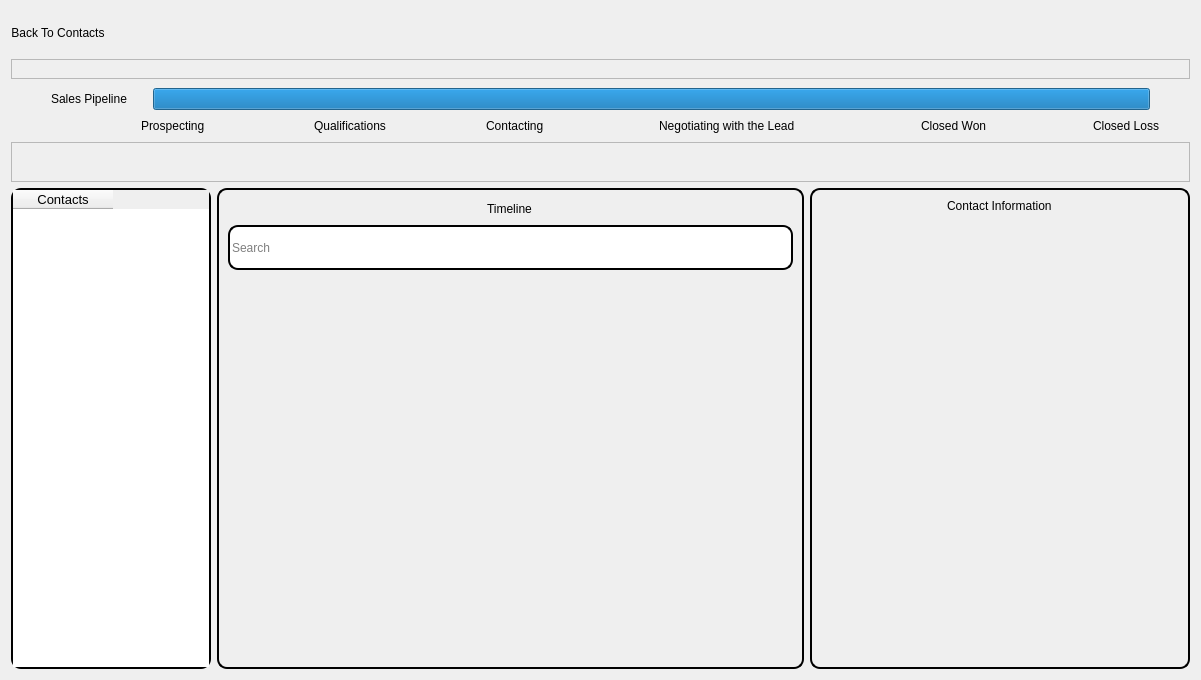
<?xml version="1.0" encoding="UTF-8"?>
<ui version="4.0">
 <class>contacts4</class>
 <widget class="QWidget" name="contacts4">
  <property name="geometry">
   <rect>
    <x>0</x>
    <y>0</y>
    <width>1201</width>
    <height>680</height>
   </rect>
  </property>
  <property name="windowTitle">
   <string>Form</string>
  </property>
  <layout class="QGridLayout" name="gridLayout_4">
   <item row="0" column="0">
    <layout class="QGridLayout" name="gridLayout">
     <item row="0" column="0">
      <spacer name="verticalSpacer_4">
       <property name="orientation">
        <enum>Qt::Orientation::Vertical</enum>
       </property>
       <property name="sizeHint" stdset="0">
        <size>
         <width>20</width>
         <height>40</height>
        </size>
       </property>
      </spacer>
     </item>
     <item row="7" column="0">
      <spacer name="verticalSpacer_2">
       <property name="orientation">
        <enum>Qt::Orientation::Vertical</enum>
       </property>
       <property name="sizeType">
        <enum>QSizePolicy::Policy::Expanding</enum>
       </property>
       <property name="sizeHint" stdset="0">
        <size>
         <width>20</width>
         <height>20</height>
        </size>
       </property>
      </spacer>
     </item>
     <item row="9" column="0">
      <layout class="QHBoxLayout" name="horizontalLayout_11">
       <item>
        <widget class="QTableWidget" name="tableWidget_tbl">
         <property name="maximumSize">
          <size>
           <width>200</width>
           <height>16777215</height>
          </size>
         </property>
         <property name="styleSheet">
          <string notr="true">QTableWidget{
	border: 2px solid black;
	border-radius: 10px;
}</string>
         </property>
         <column>
          <property name="text">
           <string>Contacts</string>
          </property>
          <property name="font">
           <font>
            <pointsize>10</pointsize>
           </font>
          </property>
         </column>
        </widget>
       </item>
       <item>
        <widget class="QFrame" name="timeline_7">
         <property name="sizePolicy">
          <sizepolicy hsizetype="Expanding" vsizetype="Expanding">
           <horstretch>0</horstretch>
           <verstretch>0</verstretch>
          </sizepolicy>
         </property>
         <property name="styleSheet">
          <string notr="true">QFrame {
	border: 2px solid black;
    border-radius: 10px;
}</string>
         </property>
         <property name="frameShape">
          <enum>QFrame::Shape::StyledPanel</enum>
         </property>
         <property name="frameShadow">
          <enum>QFrame::Shadow::Raised</enum>
         </property>
         <layout class="QGridLayout" name="gridLayout_3">
          <item row="3" column="1">
           <spacer name="verticalSpacer_5">
            <property name="orientation">
             <enum>Qt::Orientation::Vertical</enum>
            </property>
            <property name="sizeType">
             <enum>QSizePolicy::Policy::Maximum</enum>
            </property>
            <property name="sizeHint" stdset="0">
             <size>
              <width>20</width>
              <height>400</height>
             </size>
            </property>
           </spacer>
          </item>
          <item row="2" column="1">
           <widget class="QLineEdit" name="search_9">
            <property name="minimumSize">
             <size>
              <width>0</width>
              <height>45</height>
             </size>
            </property>
            <property name="styleSheet">
             <string notr="true">QLineEdit{
	border: 2px solid black;
    border-radius: 10px;
}
</string>
            </property>
            <property name="placeholderText">
             <string>Search</string>
            </property>
           </widget>
          </item>
          <item row="4" column="1">
           <layout class="QHBoxLayout" name="horizontalLayout_45">
            <item>
             <widget class="QPushButton" name="edit_btn">
              <property name="styleSheet">
               <string notr="true">QPushButton{
	background: transparent;
	border: none;
}</string>
              </property>
              <property name="text">
               <string/>
              </property>
              <property name="icon">
               <iconset>
                <normaloff>:/Resources/black_edit.png</normaloff>
                <normalon>:/Resources/white_edit.png</normalon>:/Resources/black_edit.png</iconset>
              </property>
             </widget>
            </item>
            <item>
             <spacer name="horizontalSpacer_49">
              <property name="orientation">
               <enum>Qt::Orientation::Horizontal</enum>
              </property>
              <property name="sizeHint" stdset="0">
               <size>
                <width>40</width>
                <height>20</height>
               </size>
              </property>
             </spacer>
            </item>
            <item>
             <widget class="QPushButton" name="link_btn">
              <property name="styleSheet">
               <string notr="true">QPushButton{
	background: transparent;
	border: none;
}</string>
              </property>
              <property name="text">
               <string/>
              </property>
              <property name="icon">
               <iconset>
                <normaloff>:/Resources/black_link.png</normaloff>
                <normalon>:/Resources/white_link.png</normalon>:/Resources/black_link.png</iconset>
              </property>
             </widget>
            </item>
            <item>
             <widget class="QPushButton" name="attach_btn">
              <property name="styleSheet">
               <string notr="true">QPushButton{
	background: transparent;
	border: none;
}</string>
              </property>
              <property name="text">
               <string/>
              </property>
              <property name="icon">
               <iconset>
                <normaloff>:/Resources/black_attach.png</normaloff>
                <normalon>:/Resources/white_attach.png</normalon>:/Resources/black_attach.png</iconset>
              </property>
             </widget>
            </item>
           </layout>
          </item>
          <item row="1" column="1">
           <layout class="QHBoxLayout" name="horizontalLayout_43">
            <item>
             <spacer name="horizontalSpacer_47">
              <property name="orientation">
               <enum>Qt::Orientation::Horizontal</enum>
              </property>
              <property name="sizeType">
               <enum>QSizePolicy::Policy::Maximum</enum>
              </property>
              <property name="sizeHint" stdset="0">
               <size>
                <width>220</width>
                <height>20</height>
               </size>
              </property>
             </spacer>
            </item>
            <item alignment="Qt::AlignmentFlag::AlignHCenter">
             <widget class="QLabel" name="timeline_txt">
              <property name="styleSheet">
               <string notr="true">QLabel{
	font: 10pt &quot;Segoe UI&quot;;
	border: none;
}</string>
              </property>
              <property name="text">
               <string>Timeline</string>
              </property>
             </widget>
            </item>
            <item>
             <layout class="QHBoxLayout" name="horizontalLayout_44">
              <property name="spacing">
               <number>0</number>
              </property>
              <item>
               <spacer name="horizontalSpacer_34">
                <property name="orientation">
                 <enum>Qt::Orientation::Horizontal</enum>
                </property>
                <property name="sizeType">
                 <enum>QSizePolicy::Policy::Maximum</enum>
                </property>
                <property name="sizeHint" stdset="0">
                 <size>
                  <width>120</width>
                  <height>20</height>
                 </size>
                </property>
               </spacer>
              </item>
              <item>
               <widget class="QPushButton" name="pin_btn">
                <property name="styleSheet">
                 <string notr="true">QPushButton{
	background: transparent;
	border: none;
}</string>
                </property>
                <property name="text">
                 <string/>
                </property>
                <property name="icon">
                 <iconset>
                  <normaloff>:/Resources/black_pin.png</normaloff>
                  <normalon>:/Resources/white_pin.png</normalon>:/Resources/black_pin.png</iconset>
                </property>
                <property name="iconSize">
                 <size>
                  <width>30</width>
                  <height>30</height>
                 </size>
                </property>
               </widget>
              </item>
              <item>
               <widget class="QPushButton" name="bars_btn">
                <property name="styleSheet">
                 <string notr="true">QPushButton{
	background: transparent;
	border: none;
}</string>
                </property>
                <property name="text">
                 <string/>
                </property>
                <property name="icon">
                 <iconset>
                  <normaloff>:/Resources/black_bars.png</normaloff>
                  <normalon>:/Resources/white_bars.png</normalon>:/Resources/black_bars.png</iconset>
                </property>
                <property name="iconSize">
                 <size>
                  <width>30</width>
                  <height>30</height>
                 </size>
                </property>
               </widget>
              </item>
              <item>
               <widget class="QPushButton" name="menu_btn">
                <property name="styleSheet">
                 <string notr="true">QPushButton{
	background: transparent;
	border: none;
}</string>
                </property>
                <property name="text">
                 <string/>
                </property>
                <property name="icon">
                 <iconset>
                  <normaloff>:/Resources/black_menu.png</normaloff>
                  <normalon>:/Resources/white_menu.png</normalon>:/Resources/black_menu.png</iconset>
                </property>
                <property name="iconSize">
                 <size>
                  <width>30</width>
                  <height>30</height>
                 </size>
                </property>
               </widget>
              </item>
             </layout>
            </item>
           </layout>
          </item>
         </layout>
        </widget>
       </item>
       <item>
        <widget class="QFrame" name="contact_information_5">
         <property name="sizePolicy">
          <sizepolicy hsizetype="Expanding" vsizetype="Expanding">
           <horstretch>0</horstretch>
           <verstretch>0</verstretch>
          </sizepolicy>
         </property>
         <property name="maximumSize">
          <size>
           <width>380</width>
           <height>16777215</height>
          </size>
         </property>
         <property name="styleSheet">
          <string notr="true">QFrame {
	border: 2px solid black;
    border-radius: 10px;
}</string>
         </property>
         <property name="frameShape">
          <enum>QFrame::Shape::StyledPanel</enum>
         </property>
         <property name="frameShadow">
          <enum>QFrame::Shadow::Raised</enum>
         </property>
         <layout class="QGridLayout" name="gridLayout_2">
          <item row="0" column="0" alignment="Qt::AlignmentFlag::AlignHCenter">
           <widget class="QLabel" name="contactinfo_txt">
            <property name="styleSheet">
             <string notr="true">QLabel{
	font: 10pt &quot;Segoe UI&quot;;
	border: none;
}</string>
            </property>
            <property name="text">
             <string>Contact Information</string>
            </property>
           </widget>
          </item>
          <item row="4" column="0">
           <spacer name="verticalSpacer">
            <property name="orientation">
             <enum>Qt::Orientation::Vertical</enum>
            </property>
            <property name="sizeHint" stdset="0">
             <size>
              <width>20</width>
              <height>40</height>
             </size>
            </property>
           </spacer>
          </item>
         </layout>
        </widget>
       </item>
      </layout>
     </item>
     <item row="4" column="0">
      <spacer name="verticalSpacer_6">
       <property name="orientation">
        <enum>Qt::Orientation::Vertical</enum>
       </property>
       <property name="sizeHint" stdset="0">
        <size>
         <width>20</width>
         <height>40</height>
        </size>
       </property>
      </spacer>
     </item>
     <item row="8" column="0">
      <widget class="QFrame" name="frame">
       <property name="minimumSize">
        <size>
         <width>0</width>
         <height>40</height>
        </size>
       </property>
       <property name="frameShape">
        <enum>QFrame::Shape::StyledPanel</enum>
       </property>
       <property name="frameShadow">
        <enum>QFrame::Shadow::Raised</enum>
       </property>
      </widget>
     </item>
     <item row="6" column="0">
      <layout class="QHBoxLayout" name="horizontalLayout_22">
       <item>
        <spacer name="horizontalSpacer_28">
         <property name="orientation">
          <enum>Qt::Orientation::Horizontal</enum>
         </property>
         <property name="sizeType">
          <enum>QSizePolicy::Policy::Maximum</enum>
         </property>
         <property name="sizeHint" stdset="0">
          <size>
           <width>130</width>
           <height>20</height>
          </size>
         </property>
        </spacer>
       </item>
       <item>
        <widget class="QLabel" name="prospecting_txt">
         <property name="styleSheet">
          <string notr="true">QLabel{
	font: 7pt &quot;Segoe UI&quot;;
	border: none;
	border-radius: 0px;
}</string>
         </property>
         <property name="text">
          <string>Prospecting</string>
         </property>
        </widget>
       </item>
       <item>
        <spacer name="horizontalSpacer_29">
         <property name="orientation">
          <enum>Qt::Orientation::Horizontal</enum>
         </property>
         <property name="sizeType">
          <enum>QSizePolicy::Policy::Maximum</enum>
         </property>
         <property name="sizeHint" stdset="0">
          <size>
           <width>80</width>
           <height>20</height>
          </size>
         </property>
        </spacer>
       </item>
       <item>
        <widget class="QLabel" name="qualifications_txt">
         <property name="styleSheet">
          <string notr="true">QLabel{
	font: 7pt &quot;Segoe UI&quot;;
	border: none;
	border-radius: 0px;
}</string>
         </property>
         <property name="text">
          <string>Qualifications</string>
         </property>
        </widget>
       </item>
       <item>
        <spacer name="horizontalSpacer_30">
         <property name="orientation">
          <enum>Qt::Orientation::Horizontal</enum>
         </property>
         <property name="sizeType">
          <enum>QSizePolicy::Policy::Maximum</enum>
         </property>
         <property name="sizeHint" stdset="0">
          <size>
           <width>80</width>
           <height>20</height>
          </size>
         </property>
        </spacer>
       </item>
       <item>
        <widget class="QLabel" name="contacting_txt">
         <property name="styleSheet">
          <string notr="true">QLabel{
	font: 7pt &quot;Segoe UI&quot;;
	border: none;
	border-radius: 0px;
}</string>
         </property>
         <property name="text">
          <string>Contacting</string>
         </property>
        </widget>
       </item>
       <item>
        <spacer name="horizontalSpacer_31">
         <property name="orientation">
          <enum>Qt::Orientation::Horizontal</enum>
         </property>
         <property name="sizeType">
          <enum>QSizePolicy::Policy::Maximum</enum>
         </property>
         <property name="sizeHint" stdset="0">
          <size>
           <width>80</width>
           <height>20</height>
          </size>
         </property>
        </spacer>
       </item>
       <item>
        <widget class="QLabel" name="nwtl_txt">
         <property name="styleSheet">
          <string notr="true">QLabel{
	font: 7pt &quot;Segoe UI&quot;;
	border: none;
	border-radius: 0px;
}</string>
         </property>
         <property name="text">
          <string>Negotiating with the Lead</string>
         </property>
        </widget>
       </item>
       <item>
        <spacer name="horizontalSpacer_32">
         <property name="orientation">
          <enum>Qt::Orientation::Horizontal</enum>
         </property>
         <property name="sizeType">
          <enum>QSizePolicy::Policy::Maximum</enum>
         </property>
         <property name="sizeHint" stdset="0">
          <size>
           <width>120</width>
           <height>20</height>
          </size>
         </property>
        </spacer>
       </item>
       <item>
        <widget class="QLabel" name="closed_won_txt">
         <property name="styleSheet">
          <string notr="true">QLabel{
	font: 7pt &quot;Segoe UI&quot;;
	border: none;
	border-radius: 0px;
}</string>
         </property>
         <property name="text">
          <string>Closed Won</string>
         </property>
        </widget>
       </item>
       <item>
        <spacer name="horizontalSpacer_33">
         <property name="orientation">
          <enum>Qt::Orientation::Horizontal</enum>
         </property>
         <property name="sizeType">
          <enum>QSizePolicy::Policy::Maximum</enum>
         </property>
         <property name="sizeHint" stdset="0">
          <size>
           <width>80</width>
           <height>20</height>
          </size>
         </property>
        </spacer>
       </item>
       <item>
        <widget class="QLabel" name="closed_loss_txt">
         <property name="styleSheet">
          <string notr="true">QLabel{
	font: 7pt &quot;Segoe UI&quot;;
	border: none;
	border-radius: 0px;
}</string>
         </property>
         <property name="text">
          <string>Closed Loss</string>
         </property>
        </widget>
       </item>
       <item>
        <spacer name="horizontalSpacer_50">
         <property name="orientation">
          <enum>Qt::Orientation::Horizontal</enum>
         </property>
         <property name="sizeType">
          <enum>QSizePolicy::Policy::Maximum</enum>
         </property>
         <property name="sizeHint" stdset="0">
          <size>
           <width>10</width>
           <height>20</height>
          </size>
         </property>
        </spacer>
       </item>
      </layout>
     </item>
     <item row="1" column="0">
      <layout class="QHBoxLayout" name="horizontalLayout_12">
       <item alignment="Qt::AlignmentFlag::AlignLeft">
        <widget class="QPushButton" name="backToContacts_btn">
         <property name="sizePolicy">
          <sizepolicy hsizetype="Expanding" vsizetype="Fixed">
           <horstretch>0</horstretch>
           <verstretch>0</verstretch>
          </sizepolicy>
         </property>
         <property name="minimumSize">
          <size>
           <width>0</width>
           <height>40</height>
          </size>
         </property>
         <property name="styleSheet">
          <string notr="true">QPushButton {
    background: transparent;
    border: none;
    color: rgb(0, 0, 0); 
}</string>
         </property>
         <property name="text">
          <string>Back To Contacts</string>
         </property>
         <property name="icon">
          <iconset>
           <normaloff>:/Resources/black_left-arrow.png</normaloff>
           <normalon>:/Resources/white_left-arrow.png</normalon>:/Resources/black_left-arrow.png</iconset>
         </property>
         <property name="iconSize">
          <size>
           <width>15</width>
           <height>15</height>
          </size>
         </property>
        </widget>
       </item>
      </layout>
     </item>
     <item row="2" column="0">
      <widget class="QFrame" name="frame_2">
       <property name="minimumSize">
        <size>
         <width>0</width>
         <height>20</height>
        </size>
       </property>
       <property name="frameShape">
        <enum>QFrame::Shape::StyledPanel</enum>
       </property>
       <property name="frameShadow">
        <enum>QFrame::Shadow::Raised</enum>
       </property>
      </widget>
     </item>
     <item row="3" column="0">
      <spacer name="verticalSpacer_3">
       <property name="orientation">
        <enum>Qt::Orientation::Vertical</enum>
       </property>
       <property name="sizeHint" stdset="0">
        <size>
         <width>20</width>
         <height>40</height>
        </size>
       </property>
      </spacer>
     </item>
     <item row="5" column="0">
      <layout class="QHBoxLayout" name="horizontalLayout_21">
       <item>
        <spacer name="horizontalSpacer_2">
         <property name="orientation">
          <enum>Qt::Orientation::Horizontal</enum>
         </property>
         <property name="sizeType">
          <enum>QSizePolicy::Policy::Maximum</enum>
         </property>
         <property name="sizeHint" stdset="0">
          <size>
           <width>40</width>
           <height>20</height>
          </size>
         </property>
        </spacer>
       </item>
       <item>
        <widget class="QLabel" name="salespipeline_txt">
         <property name="styleSheet">
          <string notr="true">QLabel{
	font: 9pt &quot;Segoe UI&quot;;
	border: none;
}</string>
         </property>
         <property name="text">
          <string>Sales Pipeline</string>
         </property>
        </widget>
       </item>
       <item>
        <spacer name="horizontalSpacer_26">
         <property name="orientation">
          <enum>Qt::Orientation::Horizontal</enum>
         </property>
         <property name="sizeType">
          <enum>QSizePolicy::Policy::Maximum</enum>
         </property>
         <property name="sizeHint" stdset="0">
          <size>
           <width>20</width>
           <height>20</height>
          </size>
         </property>
        </spacer>
       </item>
       <item>
        <widget class="QProgressBar" name="sales_bar">
         <property name="minimumSize">
          <size>
           <width>0</width>
           <height>0</height>
          </size>
         </property>
         <property name="contextMenuPolicy">
          <enum>Qt::ContextMenuPolicy::DefaultContextMenu</enum>
         </property>
         <property name="toolTip">
          <string/>
         </property>
         <property name="accessibleName">
          <string/>
         </property>
         <property name="accessibleDescription">
          <string/>
         </property>
         <property name="styleSheet">
          <string notr="true">border-radius: 10px;</string>
         </property>
         <property name="value">
          <number>100</number>
         </property>
         <property name="textVisible">
          <bool>false</bool>
         </property>
         <property name="invertedAppearance">
          <bool>false</bool>
         </property>
         <property name="format">
          <string/>
         </property>
        </widget>
       </item>
       <item>
        <spacer name="horizontalSpacer_27">
         <property name="orientation">
          <enum>Qt::Orientation::Horizontal</enum>
         </property>
         <property name="sizeType">
          <enum>QSizePolicy::Policy::Maximum</enum>
         </property>
         <property name="sizeHint" stdset="0">
          <size>
           <width>40</width>
           <height>20</height>
          </size>
         </property>
        </spacer>
       </item>
      </layout>
     </item>
    </layout>
   </item>
  </layout>
 </widget>
 <resources/>
 <connections/>
</ui>
